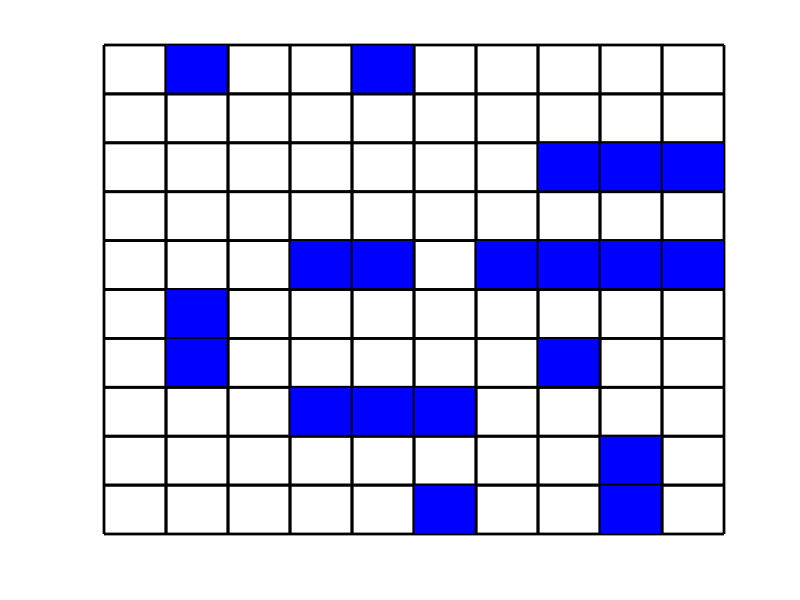

Write the MATLAB code that produced this figure.
function Dodatok_Sea
%Subfunction for observing ships of Player 1

%Vipadok choses the current nuber of the field of ships.
%We obtain it from Sea_Fight_Mod
global Vipadok
turn = 1; %variable, that switches the player's turn
m = 10;
n = 10;
p1 = zeros(m, n);
%========

switch Vipadok
    case 1    
            %ships for the 1st player
            %if form is like p1(1,1+p)=1;-it means that ship lacated
            %apeak
            %if form is like p1(1+p,10)=1;-it means that ship located 
            %horizontally
            for p = 0 : 3 %preparing 1 the four tube ship
                p1(1, 2 + p) = 1; %apeak ship
            end
            for p = 0 : 2 %preparing 2 the three tube ships
                p1(3 + p, 3) = 1; %horizontal ship
                p1(3 + p, 5) = 1; 
            end
            for p = 0 : 1 %preparing 3 the two tube ships
                p1(1 + p, 10) = 1;
                p1(8, 2 + p) = 1;
                p1(8, 5 + p) = 1;
            end
            % preparing 4 the one tube ships
            p1(3, 8) = 1;
            p1(6, 8) = 1;
            p1(9, 8) = 1;
            p1(6, 10) = 1;
    case 2
            for p = 0 : 3
                p1(10, 1 + p) = 1;
            end
            for p = 0 : 2
                p1(9, 6 + p) = 1;
                p1(5, 1 + p) = 1;
            end
            for p = 0 : 1
                p1(1, 3 + p) = 1;
                p1(6, 7 + p) = 1;
                p1(1, 9 + p )= 1;
            end
            p1(2, 1) = 1;
            p1(7, 1) = 1;
            p1(6, 5) = 1;
            p1(10, 10) = 1;
    case 3       
             for p = 0 : 3
                p1(8, 5 + p) = 1;
            end
            for p = 0 : 2
                p1(10, 2 + p) = 1;
                p1(1 + p, 6) = 1;
            end
            for p = 0 : 1
                p1(6, 7 + p) = 1;
                p1(2, 1 + p) = 1;
                p1(8, 1 + p) = 1;
            end
            p1(4, 1) = 1;
            p1(4, 3) = 1;
            p1(3, 8) = 1;
            p1(8, 10) = 1;
	case 4
            for p = 0 : 3
                p1(10, 2 + p) = 1;
            end
            for p = 0 : 2
                p1(1 + p, 5) = 1;
                p1(8 + p, 9) = 1;
            end
            for p = 0 : 1
                p1(2, 2 + p) = 1;
                p1(2, 7 + p) = 1;
                p1(5 + p, 9) = 1;
            end
            p1(5, 5) = 1;
            p1(4, 3) = 1;
            p1(7, 6) = 1;
            p1(9, 7) = 1;
    case 5
            for p = 0 : 3
                p1(1 + p, 1) = 1;
            end
            for p = 0 : 2
                p1(1, 6 + p) = 1;
                p1(8, 8 + p) = 1;
            end
            for p=0 : 1
                p1(5 + p, 3) = 1;
                p1(3, 5 + p) = 1;
                p1(8, 3 + p) = 1;
            end
            p1(6, 5) = 1;
            p1(2, 3) = 1;
            p1(4, 9) = 1;
            p1(6, 7) = 1;
    otherwise
            for p = 0 : 3
                p1(7 + p, 5) = 1;
            end
            for p = 0 : 2
                p1(8 + p, 3) = 1;
                p1(4 + p, 8) = 1;
            end
            for p = 0 : 1
                p1(4 + p, 5) = 1;
                p1(2, 6 + p) = 1;
                p1(9, 9 + p) = 1;
            end
            p1(2, 1) = 1;
            p1(5, 1) = 1;
            p1(8, 7) = 1;
            p1(6, 10) = 1;
end

  function Frame_and_Cells(p, xdisp)
        %Here:
        %p is a 10*10 array for the 1st player 
        %xdisp is a certain coordinate, which be used: 0 for creation field of the 
        %1st player
        %==========
        
        %Frame
        hold on;
        %p1 field
        plot([0 10 10 0 0], [10 10 0 0 10], 'k');
             
        %Cells  
        for i = 1 : 10%along x-coordinates
            for j = 1 : 10%along y-coordinates
 
                %j_inv new y - coordinates
                j_inv = 11 - j;
                plot([i - 1 + xdisp, i + xdisp, i + xdisp, i - 1 + xdisp,...
                    i - 1 + xdisp], [j_inv, j_inv, j_inv-1, j_inv - 1, j_inv],...
                    'k', 'LineWidth', 2);
             
                switch (p(i, j))%certain cell with certain coordinates
                    case 1%creation of ships
                        %for field of the 1st player
                        if ((turn && (xdisp == 0)))    
                            fill([i - 1 + xdisp, i + xdisp, i + xdisp,...
                                i - 1 + xdisp, i - 1 + xdisp], [j_inv, j_inv,...
                                j_inv - 1, j_inv - 1, j_inv], 'b');
                        end
                end
            end
        end
        hold off;
  end
while (true)
    figure(2);
    set(gca, 'XTick', []);
    set(gca, 'YTick', []);
    Frame_and_Cells(p1, 0);
    return;
end
end